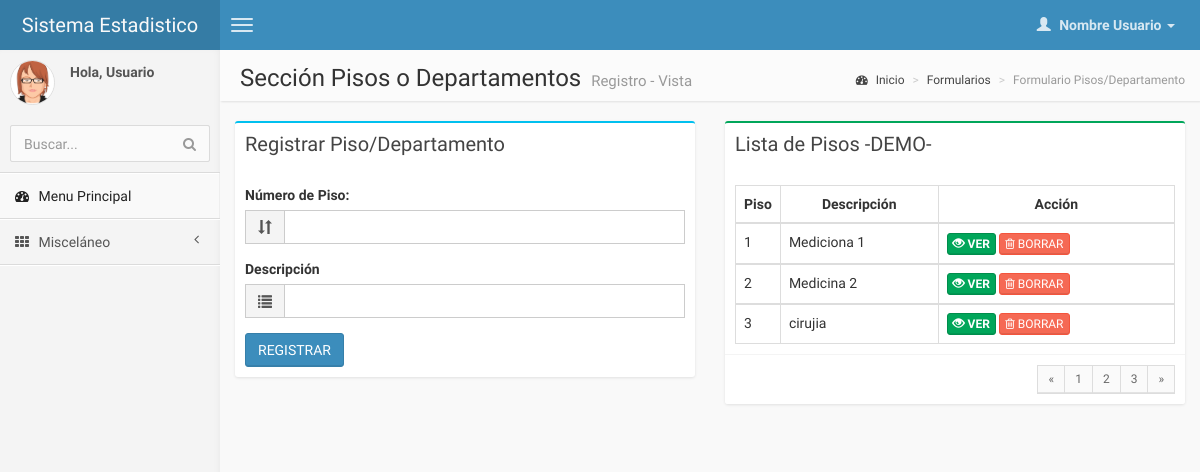
/pages/forms/form_piso.php, run on the app's committed database.
### tables this page shows
CREATE TABLE IF NOT EXISTS `piso` (
  `id_piso` int(2) NOT NULL AUTO_INCREMENT,
  `descripcion_piso` varchar(50) DEFAULT NULL,
  `numero_piso` int(11) NOT NULL,
  PRIMARY KEY (`id_piso`)
);

### pages/forms/form_piso.php (the view, shortened to what this page needs)
<!DOCTYPE html>
<html>
    <head>
        <link href="../../css/bootstrap.min.css" rel="stylesheet" type="text/css" />
        <link href="../../css/font-awesome.min.css" rel="stylesheet" type="text/css" />
        <link href="../../css/ionicons.min.css" rel="stylesheet" type="text/css" />
        <link href="../../css/daterangepicker/daterangepicker-bs3.css" rel="stylesheet" type="text/css" />
        <link href="../../css/iCheck/all.css" rel="stylesheet" type="text/css" />
        <link href="../../css/colorpicker/bootstrap-colorpicker.min.css" rel="stylesheet"/>
        <link href="../../css/timepicker/bootstrap-timepicker.min.css" rel="stylesheet"/>
        <link href="../../css/AdminLTE.css" rel="stylesheet" type="text/css" />
    </head>
     <body class="skin-blue">
        <header class="header">
            <a href="index.html" class="logo">
                Sistema Estadistico
            </a>
            <nav class="navbar navbar-static-top" role="navigation">
                <a href="#" class="navbar-btn sidebar-toggle" data-toggle="offcanvas" role="button">
                    <span class="icon-bar"></span>
                    <span class="icon-bar"></span>
                    <span class="icon-bar"></span>
                </a>
                <div class="navbar-right">
                    <ul class="nav navbar-nav">
                        <li class="dropdown user user-menu">
                            <a href="#" class="dropdown-toggle" data-toggle="dropdown">
                                <i class="glyphicon glyphicon-user"></i>
                                <span>Nombre Usuario <i class="caret"></i></span>
                            </a>
                        </li>
                    </ul>
                </div>
            </nav>
        </header>
        <div class="wrapper row-offcanvas row-offcanvas-left">
            <aside class="left-side sidebar-offcanvas">
                <section class="sidebar">
                    <div class="user-panel">
                        <div class="pull-left image">
                            <img src="../img/avatar3.png" class="img-circle" alt="User Image" />
                        </div>
                        <div class="pull-left info">
                            <p>Hola, Usuario</p>
                        </div>
                    </div>
                    <form action="#" method="get" class="sidebar-form">
                        <div class="input-group">
                            <input type="text" name="q" class="form-control" placeholder="Buscar..."/>
                            <span class="input-group-btn">
                                <button type='submit' name='seach' id='search-btn' class="btn btn-flat"><i class="fa fa-search"></i></button>
                            </span>
                        </div>
                    </form>
                    <ul class="sidebar-menu">
                        <li class="active">
                            <a href="../../index.html">
                                <i class="fa fa-dashboard"></i> <span>Menu Principal</span>
                            </a>
                        </li>
                        <li class="treeview">
                            <a href="#">
                                <i class="fa fa-th"></i>
                                <span>Misceláneo</span>
                                <i class="fa fa-angle-left pull-right"></i>
                            </a>
                        </li>
                    </ul>
                </section>
            </aside>
            <aside class="right-side">
                <section class="content-header">
                    <h1>
                        Sección Pisos o Departamentos
                        <small>Registro - Vista</small>
                    </h1>
                    <ol class="breadcrumb">
                        <li><a href="#"><i class="fa fa-dashboard"></i> Inicio</a></li>
                        <li><a href="#">Formularios</a></li>
                        <li class="active">Formulario Pisos/Departamento</li>
                    </ol>
                </section>
                <section class="content">
                    <div class="row">
                        <div class="col-md-6">
                            <div class="box box-info">
                                <div class="box-header">
                                    <h3 class="box-title">Registrar Piso/Departamento</h3>
                                </div>
                            <form action="../control/registro_piso.php" method="post" >
                                <div class="box-body">
                                    <div class="form-group">
                                        <label>Número de Piso:</label>
                                        <div class="input-group">
                                            <div class="input-group-addon">
                                                <i class="glyphicon glyphicon-sort"></i>
                                            </div>
                                            <input type="text" name="piso" class="form-control" data-inputmask="'alias': 'dd/mm/yyyy'" data-mask/>
                                        </div>
                                    </div>
                                    <label>Descripción</label>
                                    <div class="form-group">
                                        <div class="input-group">
                                            <div class="input-group-addon">
                                                <i class="glyphicon glyphicon-list"></i>
                                            </div>
                                            <input type="textarea" name="descripcion" class="form-control" data-inputmask="'alias': 'mm/dd/yyyy'" data-mask/>
                                        </div>
                                    </div>
                                    <button type="submit" class="btn btn-primary">REGISTRAR</button>
                                </div>
                            </div>
                        </div>
<?php
require ("../control/conexion_bd.php");
  $sql="SELECT * FROM piso";
  $datos=mysql_query($sql,$link);
  $contador = mysql_num_rows($datos);
    if ($contador == 0)
      {
        echo "<center><h1><font color='#E74C3C'>NO SE ENCONTRO RESULTADOS :-( </font></h1></center>";
      }
    else
      {
?>
                        <div class="col-md-6">
                            <div class="box box-success">
                                <div class="box-header">
                                     <h3 class="box-title">Lista de Pisos -DEMO-</h3>
                                </div>
                                <div class="box-body">
                                    <table class="table table-bordered">
                                        <tr>
                                            <th style="width: 10px">Piso</th>
                                            <th> <center> Descripción </center></th>
                                            <th> <center> Acción </center> </th>
<?php
                              while ($renglon=mysql_fetch_array($datos))
                                {
                                  ?>
                              <tbody>
                                <tr>
                                  <td><?php echo $renglon['numero_piso']; ?></td>
                                  <td><?php echo $renglon['descripcion_piso']; ?></td>
                                  <td>
                                  <a href="ver_alumno.php?id=<?php echo $renglon['ci_escolar']?>"> <button class="btn btn-success btn-xs"></i><b><span class="glyphicon glyphicon glyphicon-eye-open" aria-hidden="true"></span> VER</b></button></a>
                                  <a href="../emergente/borrar_alumno.php?id=<?php echo $renglon['id_piso']?>"><button class="btn btn-danger btn-xs"><i class="fa fa-trash-o "></i> BORRAR</button>
                                  </td>
                                </tr>
                              </tbody>
                              <?php } }?>
                                    </table>
                                </div>
                                <div class="box-footer clearfix">
                                    <ul class="pagination pagination-sm no-margin pull-right">
                                        <li><a href="#">&laquo;</a></li>
                                        <li><a href="#">1</a></li>
                                        <li><a href="#">2</a></li>
                                        <li><a href="#">3</a></li>
                                        <li><a href="#">&raquo;</a></li>
                                    </ul>
                                </div>
                            </div>
                                </div>
                            </div>
                        </div>
    </body>
</html>

### data on the page
piso: numero_piso "1", descripcion_piso "Mediciona 1"
piso: numero_piso "2", descripcion_piso "Medicina 2"
piso: numero_piso "3", descripcion_piso "cirujia"
